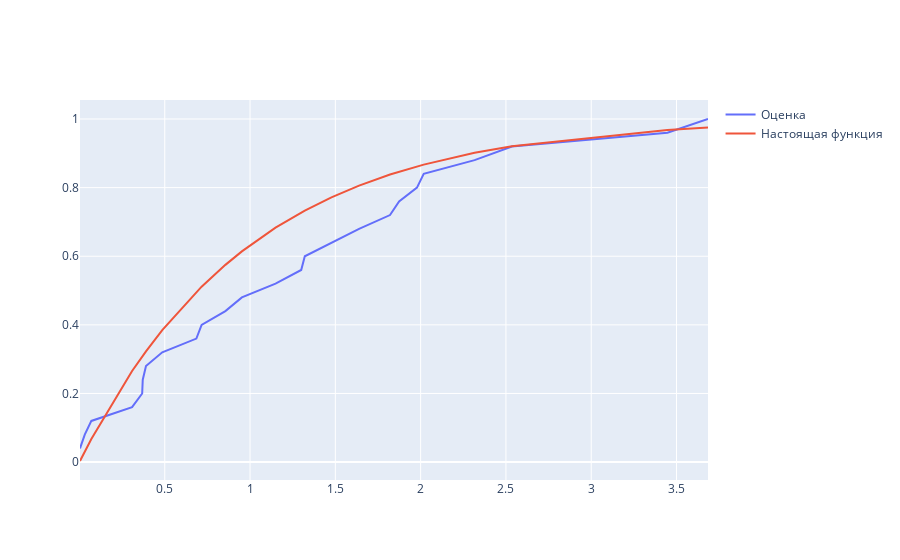

The notebook cell saved with this chart:
### Code cell
fig = go.Figure() # Эмпирическая функция распределения
fig.add_trace(go.Scatter(x=sample, y=np.arange(1, 26)/len(sample), name = "Оценка"))
fig.add_trace(go.Scatter(x=sample, y= 1 - np.exp(-sample), name = "Настоящая функция"))
